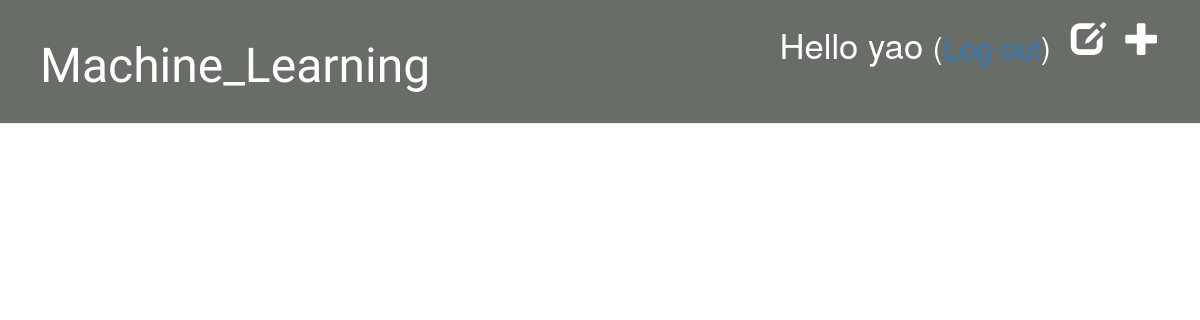
Before: /drafts/ (signed in) with the older database file.
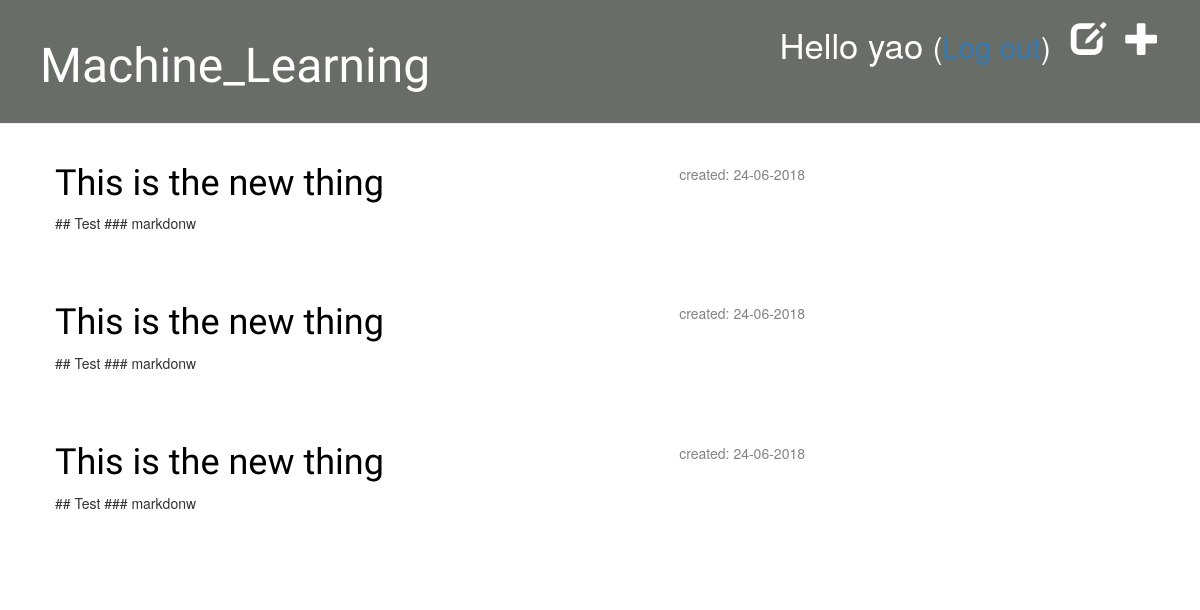
After: the same page with the newer database file.
### blog/models.py (models this page shows, shortened)
class Post(models.Model):
	author = models.ForeignKey('auth.User', on_delete = models.CASCADE)
	title = models.CharField(max_length = 200)
	text = models.TextField()
	created_date = models.DateTimeField(default = timezone.now)
	published_date = models.DateTimeField(blank = True, null = True)

### blog/views.py (the view)
# urls.py: path('drafts/', views.post_draft_list, name='post_draft_list'),
@login_required
def post_draft_list(request):
	posts = Post.objects.filter(published_date__isnull=True).order_by('created_date')
	return render(request, 'blog/post_draft_list.html', {'posts': posts})

### blog/templates/blog/post_draft_list.html
{% extends 'blog/base.html' %}
{% block content %}
    {% for post in posts %}
        <div class="post">
            <p class="date">created: {{ post.created_date|date:'d-m-Y' }}</p>
            <h1><a href="{% url 'post_detail' pk=post.pk %}">{{ post.title }}</a></h1>
            <p>{{ post.text|truncatechars:200 }}</p>
        </div>
    {% endfor %}
{% endblock %}

### blog/templates/blog/base.html (shortened to what this page needs)
{% load staticfiles %}
<html>
    <head>
		<link rel="stylesheet" href="//maxcdn.bootstrapcdn.com/bootstrap/3.2.0/css/bootstrap.min.css">
		<link rel="stylesheet" href="//maxcdn.bootstrapcdn.com/bootstrap/3.2.0/css/bootstrap-theme.min.css">
		<link rel="stylesheet" href="{% static 'css/blog.css' %}">
    </head>
    <body>
        <div class="page-header">
			    {% if user.is_authenticated %}
				<a href="{% url 'post_new' %}" class="top-menu"><span class="glyphicon glyphicon-plus"></span></a>
				<a href="{% url 'post_draft_list' %}" class="top-menu"><span class="glyphicon glyphicon-edit"></span></a>
				<p class="top-menu">Hello {{ user.username }} <small>(<a href="{% url 'logout' %}">Log out</a>)</small></p>
				{% else %}
				<a href="{% url 'login' %}" class="top-menu"><span class="glyphicon glyphicon-lock"></span></a>
				{% endif %}
            <h1><a href="/">Machine_Learning</a></h1>
        </div>
        <div class="content container">
            <div class="row">
                <div class="col-md-8">
                {% block content %}
                {% endblock %}
                </div>
            </div>
        </div>
    </body>
</html>

### blog/static/css/blog.css (style rules this page uses)
.page-header { background-color: #686E67; margin-top: 0; padding: 20px 20px 20px 40px; }
.page-header h1, .page-header h1 a, .page-header h1 a:visited, .page-header h1 a:active { color: #ffffff; font-size: 36pt; text-decoration: none; }
.content { margin-left: 40px; }
h1, h2, h3, h4 { font-family: 'Lobster', cursive; }
.date { float: right; color: #828282; }
.top-menu, .top-menu:hover, .top-menu:visited { color: #ffffff; float: right; font-size: 26pt; margin-right: 20px; }
.post { margin-bottom: 70px; }
.post h1 a, .post h1 a:visited { color: #000000; }

Changed rows visible on the page:
added Post: created_date "24-06-2018", title "This is the new thing", text "## Test ### markdonw"
added Post: created_date "24-06-2018", title "This is the new thing", text "## Test ### markdonw"
added Post: created_date "24-06-2018", title "This is the new thing", text "## Test ### markdonw"
